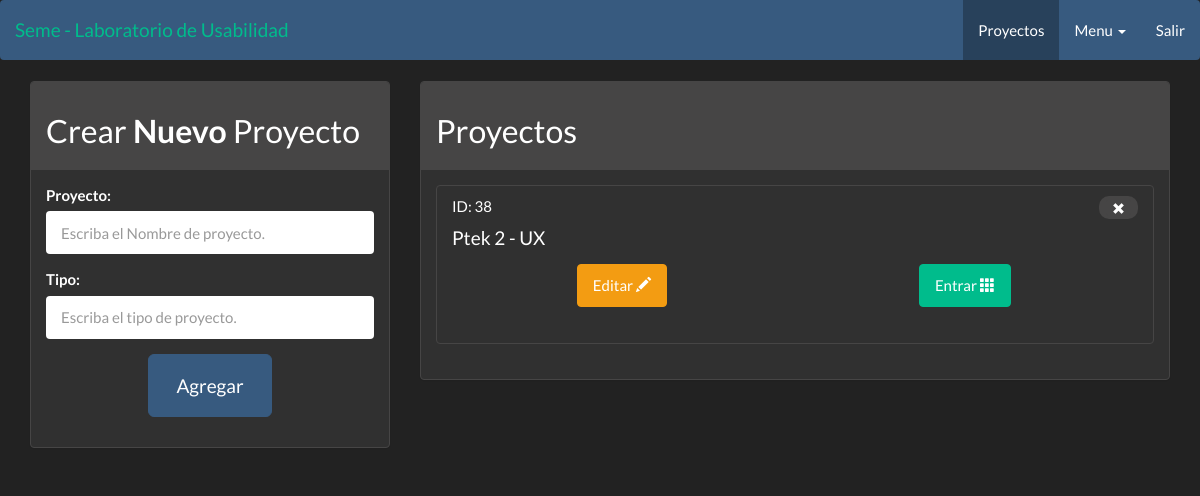
/Proyecto.php (signed in), run on an earlier commit of the app's database.
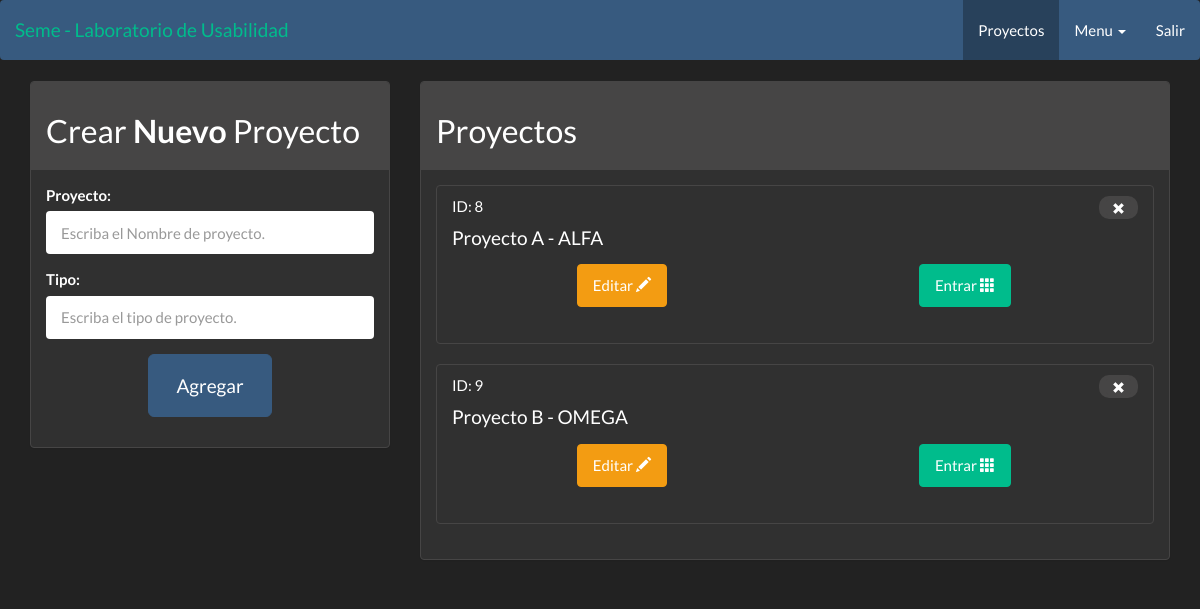
And on a later commit of the database.
### tables this page shows
CREATE TABLE IF NOT EXISTS `proyecto` (
  `idProyecto` int(10) unsigned NOT NULL AUTO_INCREMENT,
  `Usuario_idUsuario` int(10) unsigned NOT NULL,
  `Nombre` varchar(25) DEFAULT NULL,
  `Tipo` varchar(35) DEFAULT NULL,
  PRIMARY KEY (`idProyecto`),
  KEY `Proyecto_FKIndex1` (`Usuario_idUsuario`)
);

### Proyecto.php (the view, shortened to what this page needs)
<!DOCTYPE html PUBLIC "-//W3C//DTD XHTML 1.0 Transitional//EN" "http://www.w3.org/TR/xhtml1/DTD/xhtml1-transitional.dtd">
<html xmlns="http://www.w3.org/1999/xhtml">
<head>
	<link href="bootstrap/css/bootstrap.css" rel="stylesheet" type="text/css" />
</head>
<body>
	<header class="navbar navbar-default">
		<div class="navbar-header">
		    <a class="navbar-brand" href="./index.php">Seme - Laboratorio de Usabilidad</a>
	    </div>
	    <div style="height: 1.11667px;" aria-expanded="false" class="navbar-collapse navbar-responsive-collapse collapse">
	    	<ul class="nav navbar-nav navbar-right">
	    	      <li class="active"><a href="#">Proyectos</a></li>
          	      <li class="dropdown">
      	             <a aria-expanded="false" href="#" class="dropdown-toggle" data-toggle="dropdown">Menu <b class="caret"></b></a>
                  </li>
	    	      <li><a href="salir.php">Salir</a></li>
		    </ul>
	    </header>
	<div class="container" >
	<div class="row">
		<div class="col-md-4">
		<form class="form" method="post" action="Crear_Proyecto.php">
			<fieldset>
				<div class="panel panel-default">
					<div class="panel-heading"><h2>Crear <strong>Nuevo</strong> Proyecto</h2></div>
					<div class="panel-body">
						<div class="form-group">
							<label class="control-label"> Proyecto: </label>
							<div class="col-md-16">
								<input type="text" class="form-control" name="nombre" placeholder="Escriba el Nombre de proyecto." />
							</div>
						</div>
						<div class="form-group">
							<label>Tipo:</label>
							<div class="col-lg-16">
								<input type="text" class="form-control"  name="tipo" placeholder="Escriba el tipo de proyecto."/>
							</div>
						</div>
						<div class="form-group text-center">
								<input class="btn btn-primary btn-lg" type="submit" value = "Agregar"/>
						</div>
					</div>
				</div>
			</fieldset>
		</form>
		</div>
		<div class="col-md-8">
		<div class="panel panel-default">
		<?php
			include ("conexion.php");
			$idUsuario  = $_SESSION['idUsuarioSession'];
			$consulta= mysql_query(" SELECT Nombre , Tipo, idProyecto FROM Proyecto WHERE Usuario_idUsuario = '$idUsuario'",@$conectando );
				echo '<div class="panel-heading"><h2>Proyectos</h2></div>
					  <div class="panel-body">';
						while($array_consulta= mysql_fetch_array($consulta))
						{
							$idProyecto = $array_consulta['idProyecto'];
							echo '<ul class="list-group">
									  <li class="list-group-item">
									    <span class="badge">
										    <form class="form" method = "post" action = "Eliminar_Proyecto.php">
										    		<input type="hidden" name="Eliminar_Proyecto" value= "'.$idProyecto.'">
										    		<button type="submit" class="btn btn-default btn-xs"  name = "aqui_solo_pucho">
										    			<span class="glyphicon glyphicon-remove"></span>
										    		</button>
										    </form>
									    </span>
										 <span>ID: '.$array_consulta['idProyecto'].' </span>
									     <h4>
										     '.$array_consulta['Nombre'].' - '.$array_consulta['Tipo'].'
									     </h4>
									  	 <div>
											<table class="table table-condensed" >
											<tbody>
											 <tr>
											 <td class="text-center" width="100">
									  	 	 <button class="btn btn-warning btn-md" data-toggle="modal" data-target="#'.$idProyecto.'">
									  	 	 	Editar <span class="glyphicon glyphicon-pencil" aria-hidden="true"></span>
									  	 	 </button>
									  	 	 </td>
									  	 	<td class="text-center" width="100">
										  	 <form class="form" method = "post" action = "PruebaUsabilidad.php">
									    		<input type="hidden" name="identificadorProyecto" value= "'.$idProyecto.'">
									    		<button  class="btn btn-success btn-md" type="submit" name = "ir">
									    			Entrar <span class="glyphicon glyphicon-th" aria-hidden="true"></span>
									    		</button>
										     </form>
										     </td>
										     </tr>
										     </tbody>
										    </table>
									    </div>
									  </li>
									</ul>
							';
						}
		?>
			</div>
		</div>
		</div>
	</div>
	</div>
</body>
</html>

What changed in the data, as far as the page shows it:
removed proyecto: idProyecto "38", Nombre "Ptek 2", Tipo "UX"
added proyecto: idProyecto "8", Nombre "Proyecto A", Tipo "ALFA"
added proyecto: idProyecto "9", Nombre "Proyecto B", Tipo "OMEGA"
